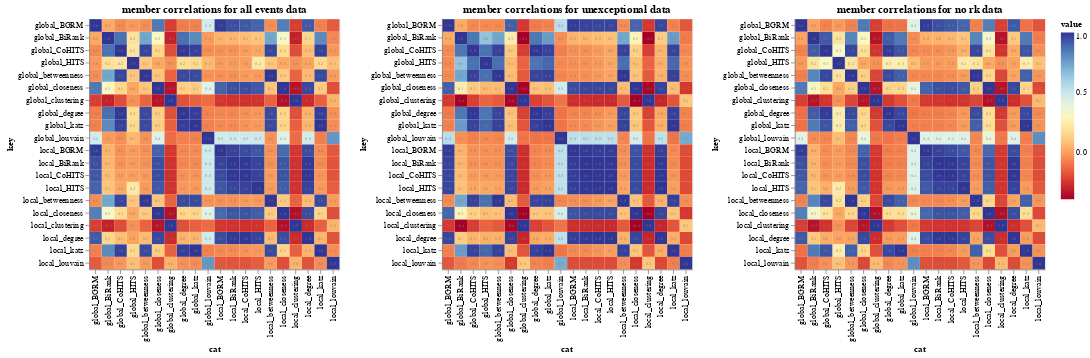

The code cell stored with this chart in its notebook:
### Code cell
unexceptional_corr_members_chart = generate_corr_chart(
    unexceptional_members_corr, 'member correlations for unexceptional data')
no_rk_corr_members_chart = generate_corr_chart(
    no_rk_members_corr, 'member correlations for no rk data')
all_events_corr_members_chart = generate_corr_chart(
    all_events_members_corr, 'member correlations for all events data')

alt.hconcat(*[all_events_corr_members_chart,
            unexceptional_corr_members_chart, no_rk_corr_members_chart])
